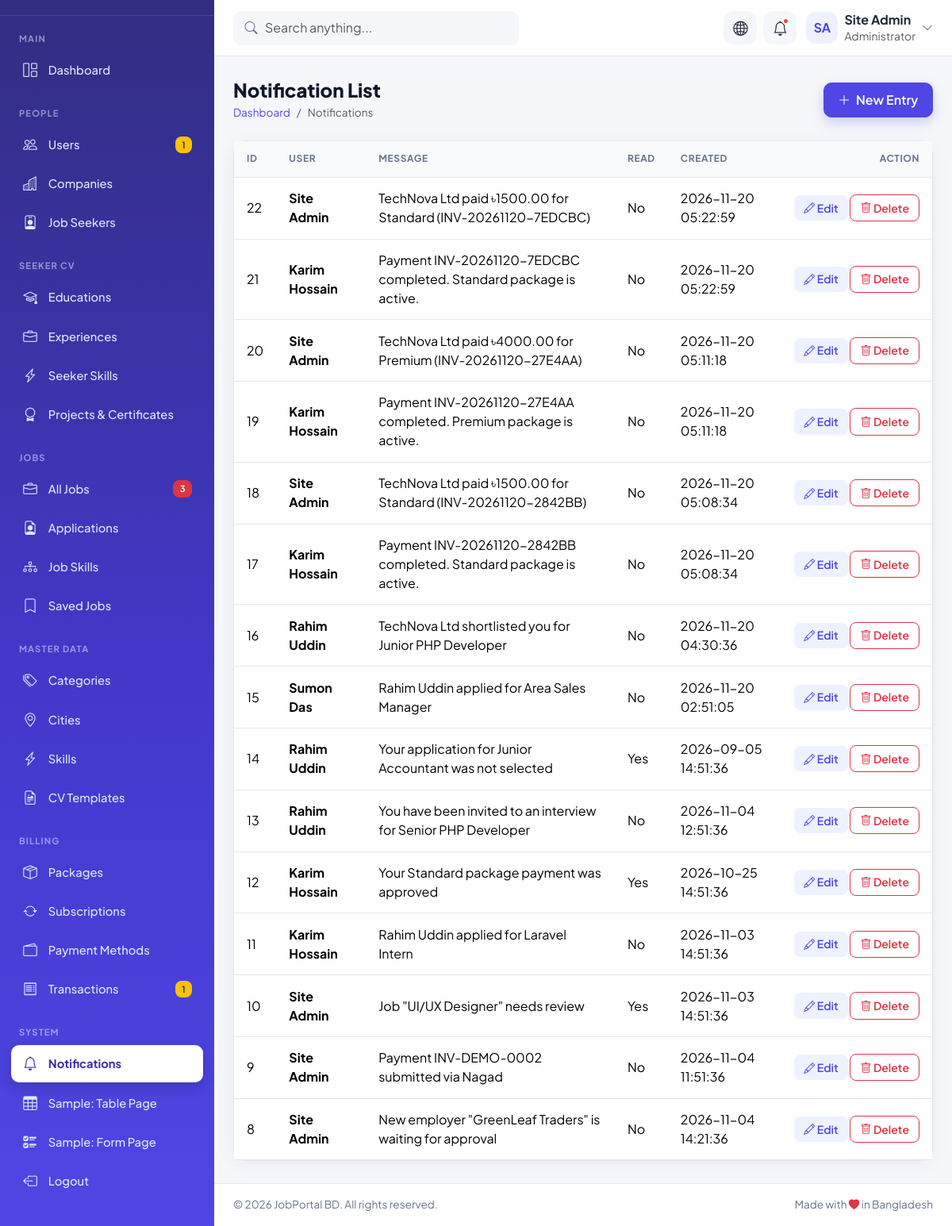
/jobs_portal/crud/notifications/index.php, run on the app's committed database.
### tables this page shows
CREATE TABLE `notifications` (
  `id` int UNSIGNED NOT NULL,
  `user_id` int UNSIGNED NOT NULL,
  `message` varchar(255) NOT NULL,
  `is_read` tinyint(1) NOT NULL DEFAULT '0',
  `created_at` timestamp NOT NULL DEFAULT CURRENT_TIMESTAMP
);

CREATE TABLE `users` (
  `id` int UNSIGNED NOT NULL,
  `name` varchar(100) NOT NULL,
  `email` varchar(150) NOT NULL,
  `phone` varchar(20) DEFAULT NULL,
  `password` varchar(255) NOT NULL,
  `role` enum('admin','employer','seeker') NOT NULL,
  `status` enum('active','pending','blocked') NOT NULL DEFAULT 'active',
  `created_at` timestamp NOT NULL DEFAULT CURRENT_TIMESTAMP
);

### jobs_portal/crud/notifications/index.php (the view, shortened to what this page needs)
<?php include_once("../../config/dbconfig.php"); ?>
<!DOCTYPE html>
<html lang="en">
<head>
  <link href="https://cdn.jsdelivr.net/npm/bootstrap@5.3.3/dist/css/bootstrap.min.css" rel="stylesheet">
  <link href="https://cdn.jsdelivr.net/npm/bootstrap-icons@1.11.3/font/bootstrap-icons.min.css" rel="stylesheet">
  <link href="../../assets/css/style.css" rel="stylesheet">
</head>
<body class="dash-body">
<div class="dash-wrapper">
  <aside class="sidebar offcanvas-lg offcanvas-start" tabindex="-1" id="sidebar">
    <div class="offcanvas-body">
      <div class="d-flex align-items-center justify-content-between">
        <a href="../../index.html" class="sidebar-brand flex-grow-1"><span class="brand-icon"><i class="bi bi-briefcase-fill"></i></span>JobPortal</a>
      </div>
      <div class="sidebar-heading">Main</div>
      <ul class="sidebar-nav">
        <li><a href="../../admin/dashboard.php"><i class="bi bi-grid-1x2"></i> Dashboard</a></li>
      </ul>
      <div class="sidebar-heading">People</div>
      <ul class="sidebar-nav">
        <li><a href="../../crud/users/index.php"><i class="bi bi-people"></i> Users <span class="badge bg-warning text-dark">1</span></a></li>
        <li><a href="../../crud/companies/index.php"><i class="bi bi-buildings"></i> Companies</a></li>
        <li><a href="../../crud/seekers/index.php"><i class="bi bi-person-badge"></i> Job Seekers</a></li>
      </ul>
      <div class="sidebar-heading">Seeker CV</div>
      <ul class="sidebar-nav">
        <li><a href="../../crud/seeker_educations/index.php"><i class="bi bi-mortarboard"></i> Educations</a></li>
        <li><a href="../../crud/seeker_experiences/index.php"><i class="bi bi-briefcase"></i> Experiences</a></li>
        <li><a href="../../crud/seeker_skills/index.php"><i class="bi bi-lightning-charge"></i> Seeker Skills</a></li>
        <li><a href="../../crud/seeker_cv_items/index.php"><i class="bi bi-award"></i> Projects &amp; Certificates</a></li>
      </ul>
      <div class="sidebar-heading">Jobs</div>
      <ul class="sidebar-nav">
        <li><a href="../../crud/jobs/index.php"><i class="bi bi-briefcase"></i> All Jobs <span class="badge bg-danger">3</span></a></li>
        <li><a href="../../crud/job_applications/index.php"><i class="bi bi-file-earmark-person"></i> Applications</a></li>
        <li><a href="../../crud/job_skills/index.php"><i class="bi bi-diagram-3"></i> Job Skills</a></li>
        <li><a href="../../crud/saved_jobs/index.php"><i class="bi bi-bookmark"></i> Saved Jobs</a></li>
      </ul>
      <div class="sidebar-heading">Master Data</div>
      <ul class="sidebar-nav">
        <li><a href="../../crud/categories/index.php"><i class="bi bi-tags"></i> Categories</a></li>
        <li><a href="../../crud/cities/index.php"><i class="bi bi-geo-alt"></i> Cities</a></li>
        <li><a href="../../crud/skills/index.php"><i class="bi bi-lightning-charge"></i> Skills</a></li>
        <li><a href="../../crud/cv_templates/index.php"><i class="bi bi-file-earmark-richtext"></i> CV Templates</a></li>
      </ul>
      <div class="sidebar-heading">Billing</div>
      <ul class="sidebar-nav">
        <li><a href="../../crud/packages/index.php"><i class="bi bi-box-seam"></i> Packages</a></li>
        <li><a href="../../crud/subscriptions/index.php"><i class="bi bi-arrow-repeat"></i> Subscriptions</a></li>
        <li><a href="../../crud/payment_methods/index.php"><i class="bi bi-wallet2"></i> Payment Methods</a></li>
        <li><a href="../../crud/payment_transactions/index.php"><i class="bi bi-receipt"></i> Transactions <span class="badge bg-warning text-dark">1</span></a></li>
      </ul>
      <div class="sidebar-heading">System</div>
      <ul class="sidebar-nav">
        <li><a href="../../crud/notifications/index.php" class="active"><i class="bi bi-bell"></i> Notifications</a></li>
        <li><a href="../../admin/sample-table.php"><i class="bi bi-table"></i> Sample: Table Page</a></li>
        <li><a href="../../admin/sample-form.php"><i class="bi bi-ui-checks"></i> Sample: Form Page</a></li>
        <li><a href="../../login.php"><i class="bi bi-box-arrow-left"></i> Logout</a></li>
      </ul>
      <div class="sidebar-footer"></div>
    </div>
  </aside>
  <div class="dash-main">
    <header class="topbar">
      <form class="search position-relative d-none d-md-block" action="#" method="get">
        <i class="bi bi-search"></i>
        <input type="search" class="form-control" placeholder="Search anything...">
      </form>
      <div class="ms-auto d-flex align-items-center gap-2">
        <a href="../../index.html" class="topbar-btn" data-bs-toggle="tooltip" data-bs-placement="bottom" title="View Website"><i class="bi bi-globe2"></i></a>
        <div class="dropdown">
          <button class="topbar-btn" type="button" data-bs-toggle="dropdown" data-bs-auto-close="outside"><i class="bi bi-bell"></i><span class="dot"></span></button>
        </div>
        <div class="dropdown">
          <a href="#" class="d-flex align-items-center gap-2 text-reset ms-1" data-bs-toggle="dropdown">
            <span class="avatar">SA</span>
            <span class="d-none d-sm-block lh-sm">
              <span class="fw-bold d-block">Site Admin</span>
              <small class="text-muted">Administrator</small>
            </span>
            <i class="bi bi-chevron-down small text-muted d-none d-sm-block"></i>
          </a>
        </div>
      </div>
    </header>
    <main class="dash-content">
      <div class="d-flex flex-wrap justify-content-between align-items-center gap-3 mb-4 page-title">
        <div>
          <h1>Notification List</h1>
          <nav><ol class="breadcrumb"><li class="breadcrumb-item"><a href="../../admin/dashboard.php">Dashboard</a></li><li class="breadcrumb-item active">Notifications</li></ol></nav>
        </div>
        <a class="btn btn-primary" href="create.php"><i class="bi bi-plus-lg me-1"></i> New Entry</a>
      </div>
      <?php
      $rawData = $conn->query("SELECT notifications.*, users.name AS user_name FROM notifications LEFT JOIN users ON users.id = notifications.user_id ORDER BY notifications.id DESC");
      ?>
      <div class="card-jp">
        <div class="table-responsive">
          <table class="table table-jp">
            <thead>
              <tr>
                <th>ID</th>
                <th>User</th>
                <th>Message</th>
                <th>Read</th>
                <th>Created</th>
                <th class="text-end">Action</th>
              </tr>
            </thead>
            <tbody>
            <?php
            while($row = $rawData->fetch_assoc()){
            ?>
              <tr>
                <td><?php echo $row['id']; ?></td>
                <td><strong><?php echo $row['user_name']; ?></strong></td>
                <td><?php echo $row['message']; ?></td>
                <td><?php echo $row['is_read'] ? 'Yes' : 'No'; ?></td>
                <td><?php echo $row['created_at']; ?></td>
                <td class="text-end text-nowrap">
                  <a class="btn btn-sm btn-soft-primary" href="edit.php?id=<?php echo $row['id']; ?>"><i class="bi bi-pencil"></i> Edit</a>
                  <a onclick="return confirm('Are you sure to delete')"
                  class="btn btn-sm btn-outline-danger" href="delete.php?id=<?php echo $row['id']; ?>"><i class="bi bi-trash"></i> Delete</a>
                </td>
              </tr>
            <?php
            }
            ?>
            </tbody>
          </table>
        </div>
      </div>
    </main>
    <footer class="dash-footer d-flex flex-column flex-sm-row justify-content-between gap-1">
      <span>&copy; 2026 JobPortal BD. All rights reserved.</span>
      <span>Made with <i class="bi bi-heart-fill text-danger"></i> in Bangladesh</span>
    </footer>
  </div>
</div>
</body>
</html>

### data on the page
notifications: id "22", user.name "Site Admin", message "TechNova Ltd paid ৳1500.00 for Standard (INV-20261120-7EDCBC)", is_read "No", created_at "2026-11-20 05:22:59"
notifications: id "21", user.name "Karim Hossain", message "Payment INV-20261120-7EDCBC completed. Standard package is active.", is_read "No", created_at "2026-11-20 05:22:59"
notifications: id "20", user.name "Site Admin", message "TechNova Ltd paid ৳4000.00 for Premium (INV-20261120-27E4AA)", is_read "No", created_at "2026-11-20 05:11:18"
notifications: id "19", user.name "Karim Hossain", message "Payment INV-20261120-27E4AA completed. Premium package is active.", is_read "No", created_at "2026-11-20 05:11:18"
notifications: id "18", user.name "Site Admin", message "TechNova Ltd paid ৳1500.00 for Standard (INV-20261120-2842BB)", is_read "No", created_at "2026-11-20 05:08:34"
notifications: id "17", user.name "Karim Hossain", message "Payment INV-20261120-2842BB completed. Standard package is active.", is_read "No", created_at "2026-11-20 05:08:34"
notifications: id "16", user.name "Rahim Uddin", message "TechNova Ltd shortlisted you for Junior PHP Developer", is_read "No", created_at "2026-11-20 04:30:36"
notifications: id "15", user.name "Sumon Das", message "Rahim Uddin applied for Area Sales Manager", is_read "No", created_at "2026-11-20 02:51:05"
notifications: id "14", user.name "Rahim Uddin", message "Your application for Junior Accountant was not selected", is_read "Yes", created_at "2026-09-05 14:51:36"
notifications: id "13", user.name "Rahim Uddin", message "You have been invited to an interview for Senior PHP Developer", is_read "No", created_at "2026-11-04 12:51:36"
notifications: id "12", user.name "Karim Hossain", message "Your Standard package payment was approved", is_read "Yes", created_at "2026-10-25 14:51:36"
notifications: id "11", user.name "Karim Hossain", message "Rahim Uddin applied for Laravel Intern", is_read "No", created_at "2026-11-03 14:51:36"
notifications: id "10", user.name "Site Admin", message "Job \"UI/UX Designer\" needs review", is_read "Yes", created_at "2026-11-03 14:51:36"
notifications: id "9", user.name "Site Admin", message "Payment INV-DEMO-0002 submitted via Nagad", is_read "No", created_at "2026-11-04 11:51:36"
notifications: id "8", user.name "Site Admin", message "New employer \"GreenLeaf Traders\" is waiting for approval", is_read "No", created_at "2026-11-04 14:21:36"
